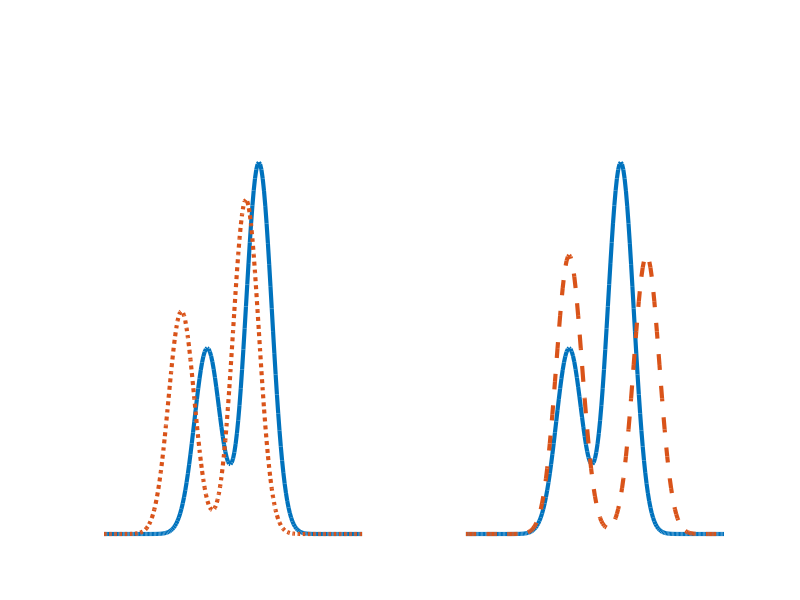

This figure's MATLAB source:
clear;
close all;
N = 10000;
%mu = [-1;1];
mu = [-2;2];
mu2 = [-4;1];
mu3 = [-2;4];
sigma = ones(1,1,2);
w = [1/3;2/3];
w2 = [2/5;3/5];
w3 = [1/2;1/2];



gmm_model = gmdistribution(mu, sigma, w);
gmm_model2 = gmdistribution(mu2, sigma, w2);
gmm_model3 = gmdistribution(mu3, sigma, w3);


xVals = -10:0.1:10;
yVals = pdf(gmm_model,xVals');
yVals2 = pdf(gmm_model2, xVals');
yVals3 = pdf(gmm_model3, xVals');

figure;
subplot(1,2,1);
plot(xVals, yVals, 'LineWidth',3);
hold on;
plot(xVals, yVals2, ':','LineWidth',3);
axis off;
subplot(1,2,2);
plot(xVals, yVals, 'LineWidth',3);
hold on;
plot(xVals, yVals3, '--','LineWidth',3);
axis off;